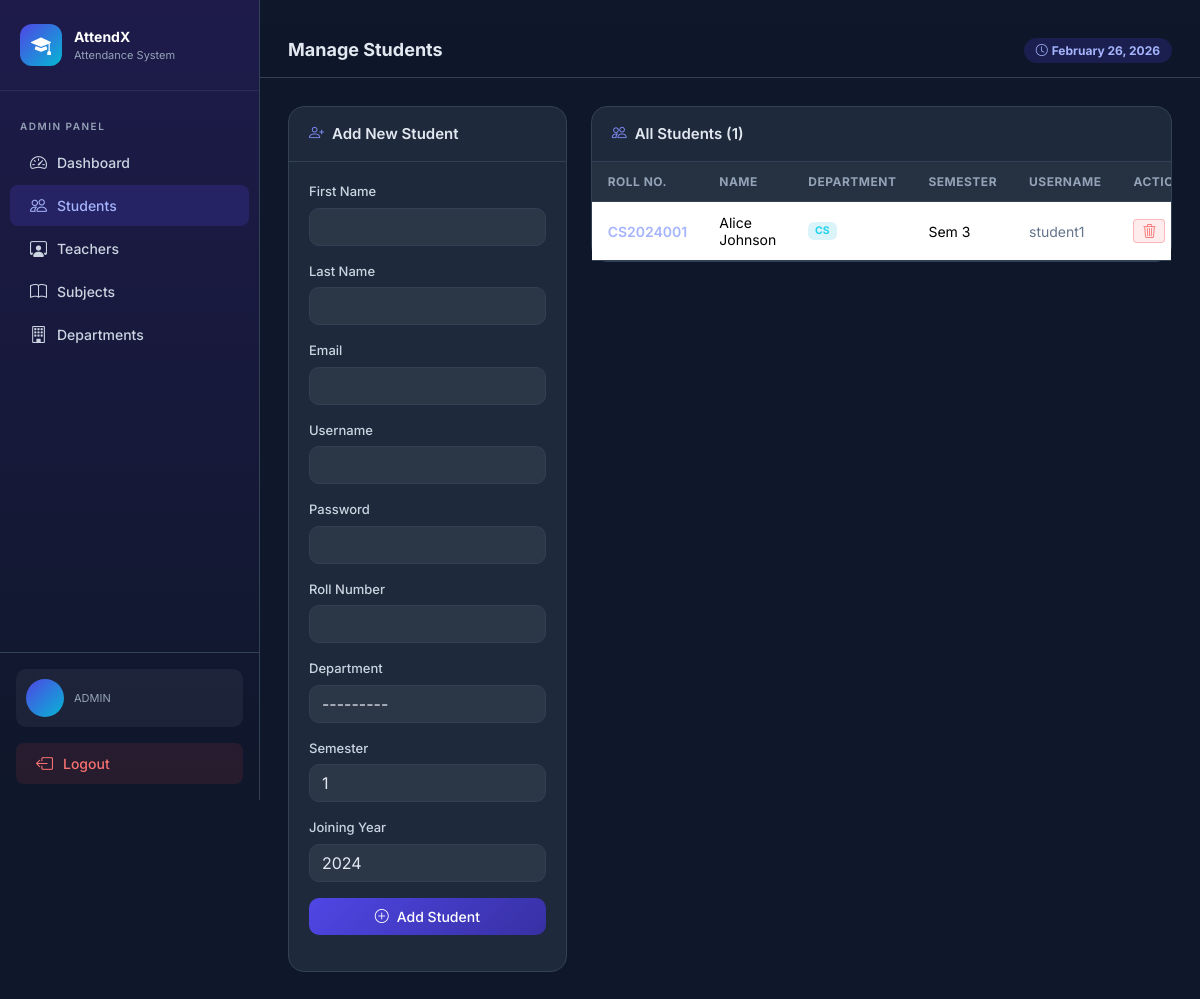
The app's page /students/ (signed in) with its own data.
### attendance/models.py (models this page shows, shortened)
class CustomUser(AbstractUser):
    ROLE_CHOICES = (
        ('ADMIN', 'Admin'),
        ('TEACHER', 'Teacher'),
        ('STUDENT', 'Student'),
    )
    role = models.CharField(max_length=10, choices=ROLE_CHOICES, default='STUDENT')
    phone = models.CharField(max_length=15, blank=True, null=True)

class Student(models.Model):
    user = models.OneToOneField(CustomUser, on_delete=models.CASCADE, related_name='student_profile')
    roll_number = models.CharField(max_length=30, unique=True)
    department = models.ForeignKey(Department, on_delete=models.CASCADE, related_name='students')
    semester = models.IntegerField(default=1)
    joining_year = models.IntegerField(default=2024)
    created_at = models.DateTimeField(auto_now_add=True)

class Department(models.Model):
    name = models.CharField(max_length=100, unique=True)
    code = models.CharField(max_length=10, unique=True)
    created_at = models.DateTimeField(auto_now_add=True)
    def __str__(self):
        return self.name

### attendance/views.py (the view)
    def wrapper(request, *args, **kwargs):
        if not request.user.is_authenticated or request.user.role != 'ADMIN':
            messages.error(request, 'Access denied.')
            return redirect('login')
        return view_func(request, *args, **kwargs)

### attendance/forms.py
class StudentForm(forms.ModelForm):
    first_name = forms.CharField(
        max_length=150, widget=forms.TextInput(attrs={'class': 'form-control'})
    )
    last_name = forms.CharField(
        max_length=150, widget=forms.TextInput(attrs={'class': 'form-control'})
    )
    email = forms.EmailField(
        widget=forms.EmailInput(attrs={'class': 'form-control'})
    )
    username = forms.CharField(
        max_length=150, widget=forms.TextInput(attrs={'class': 'form-control'})
    )
    password = forms.CharField(
        widget=forms.PasswordInput(attrs={'class': 'form-control'})
    )
    class Meta:
        model = Student
        fields = ['roll_number', 'department', 'semester', 'joining_year']
        widgets = {
            'roll_number': forms.TextInput(attrs={'class': 'form-control'}),
            'department': forms.Select(attrs={'class': 'form-select'}),
            'semester': forms.NumberInput(attrs={'class': 'form-control'}),
            'joining_year': forms.NumberInput(attrs={'class': 'form-control'}),
        }

### attendance/views.py (called while the page is built, shortened)
def admin_required(view_func):
    def wrapper(request, *args, **kwargs):
        if not request.user.is_authenticated or request.user.role != 'ADMIN':
            messages.error(request, 'Access denied.')
            return redirect('login')
        return view_func(request, *args, **kwargs)
    return wrapper

@login_required
@admin_required
def manage_students(request):
    students = Student.objects.select_related('user', 'department').all()
    form = StudentForm()
    return render(request, 'attendance/manage_students.html', {'students': students, 'form': form})

### templates/attendance/manage_students.html (shortened to what this page needs)
﻿{% extends 'attendance/base.html' %}
{% block page_title %}Manage Students{% endblock %}
{% block content %}
<div class="row g-4">
    <div class="col-lg-4">
        <div class="card-custom">
            <div class="card-header"><i class="bi bi-person-plus me-2" style="color:#818cf8;"></i>Add New Student</div>
            <div class="card-body">
                <form method="post">
                    <div class="mb-3">
                        <label class="form-label">First Name</label>
                        {{ form.first_name }}
                    </div>
                    <div class="mb-3">
                        <label class="form-label">Last Name</label>
                        {{ form.last_name }}
                    </div>
                    <div class="mb-3">
                        <label class="form-label">Email</label>
                        {{ form.email }}
                    </div>
                    <div class="mb-3">
                        <label class="form-label">Username</label>
                        {{ form.username }}
                    </div>
                    <div class="mb-3">
                        <label class="form-label">Password</label>
                        {{ form.password }}
                    </div>
                    <div class="mb-3">
                        <label class="form-label">Roll Number</label>
                        {{ form.roll_number }}
                    </div>
                    <div class="mb-3">
                        <label class="form-label">Department</label>
                        {{ form.department }}
                    </div>
                    <div class="mb-3">
                        <label class="form-label">Semester</label>
                        {{ form.semester }}
                    </div>
                    <div class="mb-3">
                        <label class="form-label">Joining Year</label>
                        {{ form.joining_year }}
                    </div>
                    <button type="submit" class="btn btn-primary-custom w-100">
                        <i class="bi bi-plus-circle me-2"></i>Add Student
                    </button>
                </form>
            </div>
        </div>
    </div>
    <div class="col-lg-8">
        <div class="card-custom">
            <div class="card-header d-flex justify-content-between align-items-center">
                <span><i class="bi bi-people me-2" style="color:#818cf8;"></i>All Students ({{ students.count }})</span>
            </div>
            <div class="card-body p-0">
                {% if students %}
                <div class="table-responsive">
                    <table class="table table-custom mb-0">
                        <thead>
                            <tr>
                                <th>Roll No.</th>
                                <th>Name</th>
                                <th>Department</th>
                                <th>Semester</th>
                                <th>Username</th>
                                <th>Action</th>
                            </tr>
                        </thead>
                        <tbody>
                            {% for student in students %}
                            <tr>
                                <td><span style="color:#a5b4fc;font-weight:600;">{{ student.roll_number }}</span></td>
                                <td>{{ student.user.get_full_name }}</td>
                                <td><span class="badge" style="background:rgba(6,182,212,0.15);color:#22d3ee;">{{ student.department.code }}</span></td>
                                <td>Sem {{ student.semester }}</td>
                                <td style="color:#64748b;">{{ student.user.username }}</td>
                                <td>
                                    <a href="{% url 'delete_student' student.pk %}" class="btn btn-sm"
                                        style="background:rgba(239,68,68,0.1);color:#f87171;border:1px solid rgba(239,68,68,0.3);"
                                        onclick="return confirm('Delete this student?')">
                                        <i class="bi bi-trash3"></i>
                                    </a>
                                </td>
                            </tr>
                            {% endfor %}
                        </tbody>
                    </table>
                </div>
                {% else %}
                <div class="text-center py-5" style="color:#64748b;">
                    <i class="bi bi-people" style="font-size:48px;"></i>
                    <p class="mt-3">No students added yet.</p>
                </div>
                {% endif %}
            </div>
        </div>
    </div>
</div>
{% endblock %}

### templates/attendance/base.html (shortened to what this page needs)
<!DOCTYPE html>
<html lang="en">
<head>
  <link href="https://cdn.jsdelivr.net/npm/bootstrap@5.3.2/dist/css/bootstrap.min.css" rel="stylesheet"/>
  <link href="https://cdn.jsdelivr.net/npm/bootstrap-icons@1.11.3/font/bootstrap-icons.css" rel="stylesheet"/>
</head>
<body>
  {% if user.is_authenticated %}
  <div class="sidebar">
    <div class="sidebar-brand">
      <div class="brand-icon"><i class="bi bi-mortarboard-fill"></i></div>
      <div>
        <div class="brand-text">AttendX</div>
        <div class="brand-sub">Attendance System</div>
      </div>
    </div>
    <nav class="mt-2">
      {% if user.role == 'ADMIN' %}
        <div class="nav-section-title">Admin Panel</div>
        <a href="{% url 'admin_dashboard' %}" class="nav-link {% if request.resolver_match.url_name == 'admin_dashboard' %}active{% endif %}">
          <i class="bi bi-speedometer2"></i> Dashboard
        </a>
        <a href="{% url 'manage_students' %}" class="nav-link {% if request.resolver_match.url_name == 'manage_students' %}active{% endif %}">
          <i class="bi bi-people"></i> Students
        </a>
        <a href="{% url 'manage_teachers' %}" class="nav-link {% if request.resolver_match.url_name == 'manage_teachers' %}active{% endif %}">
          <i class="bi bi-person-workspace"></i> Teachers
        </a>
        <a href="{% url 'manage_subjects' %}" class="nav-link {% if request.resolver_match.url_name == 'manage_subjects' %}active{% endif %}">
          <i class="bi bi-book"></i> Subjects
        </a>
        <a href="{% url 'manage_departments' %}" class="nav-link {% if request.resolver_match.url_name == 'manage_departments' %}active{% endif %}">
          <i class="bi bi-building"></i> Departments
        </a>
      {% elif user.role == 'STUDENT' %}
        <div class="nav-section-title">Student Panel</div>
        <a href="{% url 'student_dashboard' %}" class="nav-link {% if request.resolver_match.url_name == 'student_dashboard' %}active{% endif %}">
          <i class="bi bi-speedometer2"></i> My Attendance
        </a>
      {% endif %}
    </nav>
    <div class="sidebar-footer">
      <div class="user-info mb-3">
        <div class="user-avatar">{{ user.first_name|first|upper }}{{ user.last_name|first|upper }}</div>
        <div>
          <div class="user-role">{{ user.role }}</div>
        </div>
      </div>
      <a href="{% url 'logout' %}" class="nav-link" style="margin:0; background: rgba(239,68,68,0.1); color: #f87171;">
        <i class="bi bi-box-arrow-left"></i> Logout
      </a>
    </div>
  </div>
  <div class="main-content">
    <div class="topbar">
      <h4>{% block page_title %}Dashboard{% endblock %}</h4>
      <div class="topbar-actions">
        <span class="badge rounded-pill" style="background:rgba(79,70,229,0.2);color:#a5b4fc;padding:6px 12px;">
          <i class="bi bi-clock me-1"></i>{% now "F j, Y" %}
        </span>
      </div>
    </div>
    <div class="content-area">
      {% block content %}{% endblock %}
    </div>
  </div>
  {% else %}
    {% block auth_content %}{% endblock %}
  {% endif %}
</body>
</html>

### templates/attendance/base.html (style rules this page uses)
:root { --primary: #4f46e5; --primary-dark: #3730a3; --secondary: #06b6d4; --success: #10b981; --warning: #f59e0b; --danger: #ef4444; --dark: #0f172a; --card-bg: #1e293b; --sidebar-bg: #0f172a; --body-bg: #0f172a; --text-muted-custom: #94a3b8; --border: #334155; }
* { box-sizing: border-box; }
body { font-family: 'Inter', sans-serif; background: var(--body-bg); color: #e2e8f0; min-height: 100vh; }
.sidebar { width: 260px; min-height: 100vh; background: linear-gradient(180deg, #1e1b4b 0%, #0f172a 100%); border-right: 1px solid var(--border); display: flex; flex-direction: column; position: fixed; top: 0; left: 0; z-index: 1000; }
.sidebar-brand { padding: 24px 20px; border-bottom: 1px solid rgba(255,255,255,0.08); display: flex; align-items: center; gap: 12px; }
.sidebar-brand .brand-icon { width: 42px; height: 42px; background: linear-gradient(135deg, var(--primary), var(--secondary)); border-radius: 12px; display: flex; align-items: center; justify-content: center; font-size: 20px; color: white; }
.sidebar-brand .brand-text { font-size: 14px; font-weight: 700; color: #fff; }
.sidebar-brand .brand-sub { font-size: 11px; color: var(--text-muted-custom); }
.nav-section-title { padding: 20px 20px 6px; font-size: 10px; font-weight: 600; text-transform: uppercase; letter-spacing: 1.5px; color: var(--text-muted-custom); }
.sidebar .nav-link { display: flex; align-items: center; gap: 10px; padding: 10px 20px; color: #cbd5e1; font-size: 14px; font-weight: 500; border-radius: 0; transition: all 0.2s; text-decoration: none; margin: 2px 10px; border-radius: 8px; }
.sidebar .nav-link:hover, .sidebar .nav-link.active { background: rgba(79,70,229,0.2); color: #a5b4fc; }
.sidebar .nav-link i { font-size: 17px; }
.sidebar-footer { margin-top: auto; padding: 16px; border-top: 1px solid var(--border); }
.user-info { display: flex; align-items: center; gap: 10px; padding: 10px; border-radius: 10px; background: rgba(255,255,255,0.05); }
.user-avatar { width: 38px; height: 38px; border-radius: 50%; background: linear-gradient(135deg, var(--primary), var(--secondary)); display: flex; align-items: center; justify-content: center; font-weight: 700; font-size: 14px; color: #fff; flex-shrink: 0; }
.user-role { font-size: 11px; color: var(--text-muted-custom); text-transform: capitalize; }
.main-content { margin-left: 260px; min-height: 100vh; display: flex; flex-direction: column; }
.topbar { background: rgba(15,23,42,0.9); border-bottom: 1px solid var(--border); padding: 14px 28px; display: flex; align-items: center; justify-content: space-between; backdrop-filter: blur(10px); position: sticky; top: 0; z-index: 999; }
.topbar h4 { margin: 0; font-size: 18px; font-weight: 700; }
.topbar .topbar-actions { display: flex; gap: 10px; align-items: center; }
.content-area { padding: 28px; flex: 1; }
.card-custom { background: var(--card-bg); border: 1px solid var(--border); border-radius: 16px; }
.card-custom .card-header { background: transparent; border-bottom: 1px solid var(--border); padding: 16px 20px; font-weight: 600; font-size: 15px; }
.card-custom .card-body { padding: 20px; }
.table-custom { color: #e2e8f0; }
.table-custom thead th { background: rgba(255,255,255,0.04); color: var(--text-muted-custom); font-size: 12px; text-transform: uppercase; letter-spacing: 0.5px; border-color: var(--border); padding: 12px 16px; }
.table-custom tbody td { border-color: var(--border); vertical-align: middle; padding: 12px 16px; font-size: 14px; }
.btn-primary-custom { background: linear-gradient(135deg, var(--primary), var(--primary-dark)); color: white; border: none; border-radius: 10px; padding: 8px 20px; font-size: 14px; font-weight: 500; transition: all 0.2s; }
.form-control, .form-select { background: rgba(255,255,255,0.06); border: 1px solid var(--border); color: #e2e8f0; border-radius: 10px; }
.form-control::placeholder { color: #64748b; }
.form-select option { background: #1e293b; }
.form-label { font-size: 13px; font-weight: 500; color: #cbd5e1; margin-bottom: 6px; }

### records on screen
CustomUser: role "ADMIN"
Student: roll_number "CS2024001", user.get_full_name "Alice Johnson", department.code "CS", semester "3", user.username "student1"

### other values on screen
{{ students.count }} "1"
